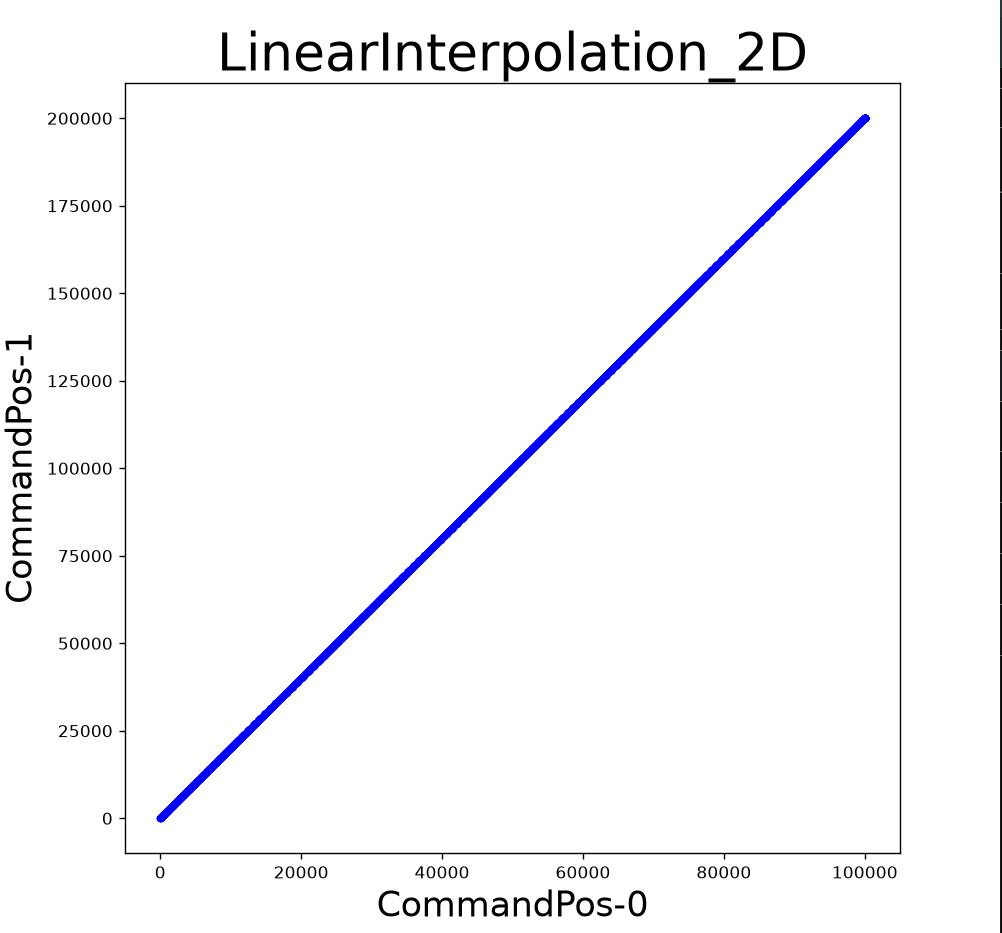

Source code (Python):
import pandas as pd
import matplotlib.pyplot as plt

df = pd.read_csv('LinearCSV.csv')

plt.figure(figsize=(8, 8))
plt.scatter(df["CommandPos-0"], df["CommandPos-1"], color="blue", s=10)
plt.title("LinearInterpolation_2D", fontsize = 30)
plt.xlabel("CommandPos-0", fontsize = 20)
plt.ylabel("CommandPos-1", fontsize = 20)
plt.show()
